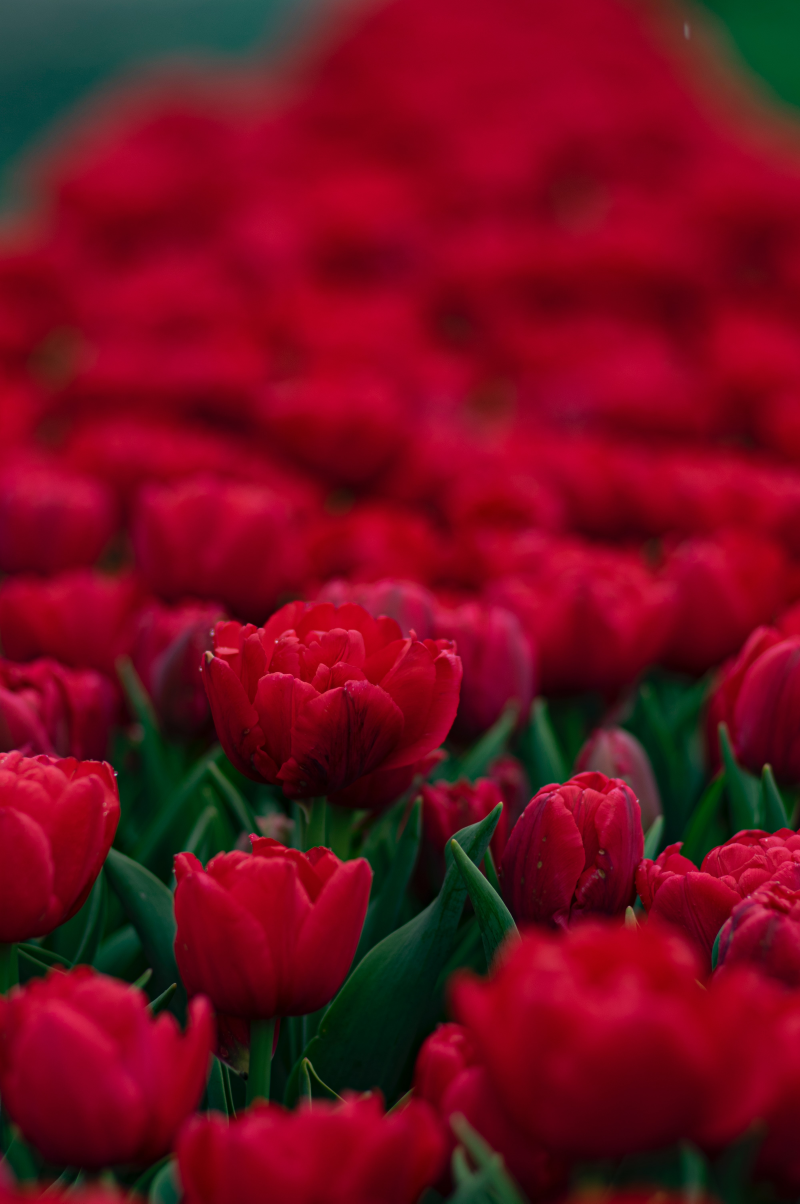
#> input picture openCV/advanced/images/flower.jpg, 4000 x 6016 px (shown at 1/5 size)
$ python colorSpace.py
#> lines starting #> are read from the running program, lines starting #| are printed output that depends on the picture
import cv2 as cv
import numpy as np

img=cv.imread('./images/flower.jpg')
#> img is the input picture: shape (6016, 4000, 3); mean B, G, R 29.9, 12.7, 114.6
# cv.imshow('cat',img)

scale_percent = 5
width =int(img.shape[1]*scale_percent/100)
#> width = 200
height =int(img.shape[0]*scale_percent/100)
#> height = 300
dim=(width,height)
#> dim = (200, 300)

# resize
resized = cv.resize(img,dim,interpolation = cv.INTER_AREA)
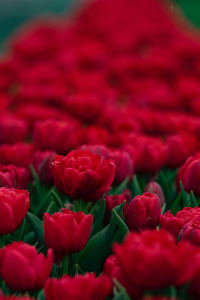
#> resized: shape (300, 200, 3); mean B, G, R 29.9, 12.7, 114.6
# original
cv.imshow('Original',resized)

# gray image
gray =cv.cvtColor(resized,cv.COLOR_BGR2GRAY)  # convert
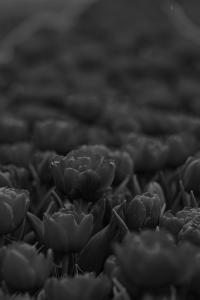
#> gray: shape (300, 200); min 3, max 134, mean 45.2
cv.imshow('gray',gray)


b,g,r = cv.split(resized)
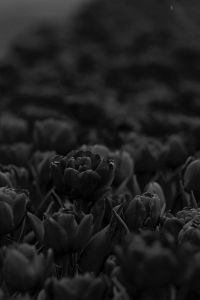
#> b: shape (300, 200); min 0, max 122, mean 29.9
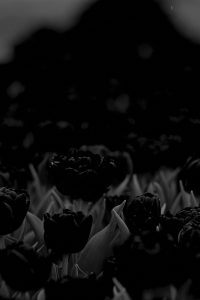
#> g: shape (300, 200); min 0, max 123, mean 12.7
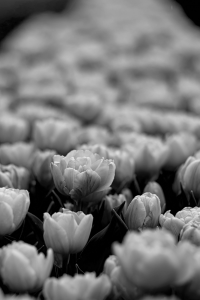
#> r: shape (300, 200); min 0, max 233, mean 114.6
cv.imshow('Blue',b)
cv.imshow('Red',r)
cv.imshow('Green',g)


cv.waitKey(0)
